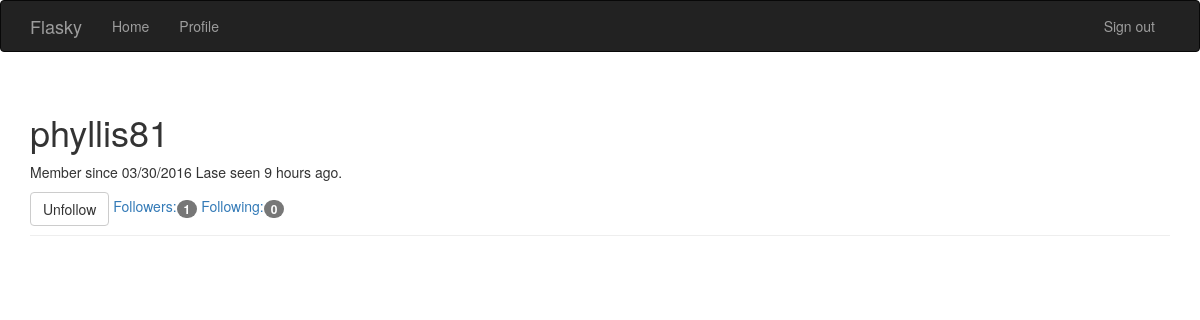
Screenshot of /user/phyllis81 (signed in) with the database file from the repository.
### app/models.py (models this page shows, shortened)
class User(UserMixin, db.Model):
    __tablename__ = 'users'
    id = db.Column(db.Integer, primary_key=True)
    username = db.Column(db.String(64), unique=True, index=True)
    email = db.Column(db.String(64), unique=True, index=True)
    role_id = db.Column(db.Integer, db.ForeignKey('roles.id'))
    password_hash = db.Column(db.String(128))
    posts = db.relationship('Post', backref='author', lazy='dynamic')
    comments = db.relationship('Comment', backref='author', lazy='dynamic')
    location = db.Column(db.String(64))
    about_me = db.Column(db.Text())
    member_since = db.Column(db.DateTime(), default=datetime.utcnow)
    last_seen = db.Column(db.DateTime(), default=datetime.utcnow)
    followed = db.relationship('Follow',                   #当前用户关注的人
                               foreign_keys=[Follow.follower_id],
                               backref=db.backref('follower', lazy='joined'),
                               lazy='dynamic',
                               cascade='all, delete-orphan')
    followers=db.relationship('Follow',                   #关注当前用户的人
                              foreign_keys=[Follow.followed_id],
                              backref=db.backref('followed', lazy='joined'),
                              lazy='dynamic',
                              cascade='all, delete-orphan')
    @property
    def password(self):
        raise AttributeError('password is not a readable attribute')
    def ping(self):
        self.last_seen = datetime.utcnow()
        db.session.add(self)
    def can(self, permissions):
        return self.role is not None and \
               (self.role.permissions & permissions) == permissions
    def is_administrator(self):
        return self.can(Permission.ADMINISTER)
    def is_following(self, user):
        return self.followed.filter_by(
            followed_id=user.id).first() is not None

### app/main/views.py (the view)
@main.route('/user/<username>')
def user(username):
    user = User.query.filter_by(username=username).first()
    if user is None:
        abort(404)
    return render_template('user.html', user=user)

### app/auth/views.py (called while the page is built)
@auth.before_app_request
def before_request():
    if current_user.is_authenticated:
        current_user.ping()

### app/main/__init__.py (called while the page is built)
@main.app_context_processor
def inject_permissions():
    return dict(Permission=Permission)

### app/models.py (called while the page is built)
@login_manager.user_loader
def load_user(user_id):
    return User.query.get(int(user_id))

### app/templates/user.html (shortened to what this page needs)
{% extends "base.html" %}
{% import "_macros.html" as macros %}
{% block page_content %}
<div class="page-header">
    <h1>{{ user.username }}</h1>
    <p>
        Member since {{ moment(user.member_since).format('L') }}
        Lase seen {{ moment(user.last_seen).fromNow() }}.
    </p>
    {% if current_user.can(Permission.FOLLOW) and user != current_user %}
        {% if not current_user.is_following(user) %}
        <a href="{{ url_for('.follow', username=user.username) }}"
            class="btn btn-primary">Follow</a>
        {% else %}
        <a href="{{ url_for('.unfollow', username=user.username) }}"
           class="btn btn-default">Unfollow</a>
        {% endif %}
    {% endif %}
    <a href="{{ url_for('.followers',username=user.username) }}">
        Followers:<span class="badge">{{ user.followers.count() }}</span>
    </a>
    <a>
        Following:<span class="badge">{{ user.followed.count() }}</span>
    </a>
</div>
{% endblock %}

### rows the page displays
User: username "phyllis81", member_since "03/30/2016", last_seen "9 hours ago"

### other values shown
{{ user.followers.count() }} "1"
{{ user.followed.count() }} "0"
